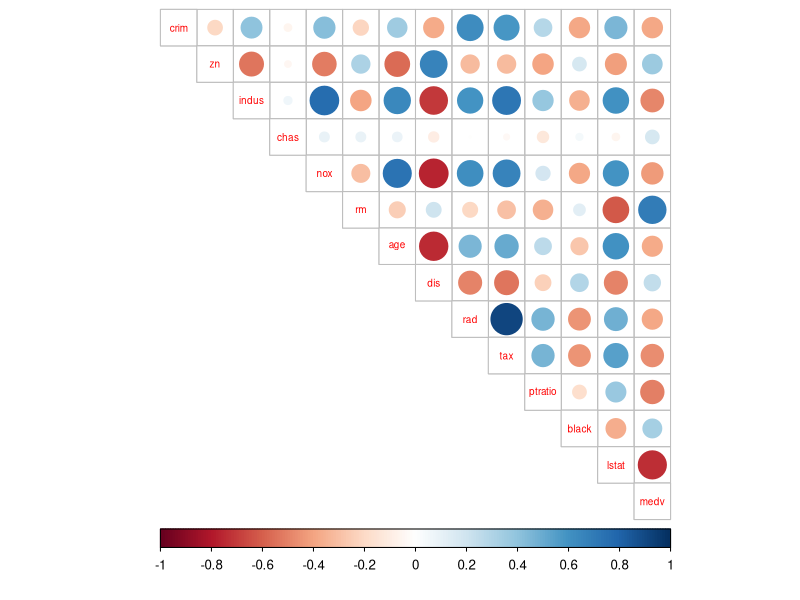
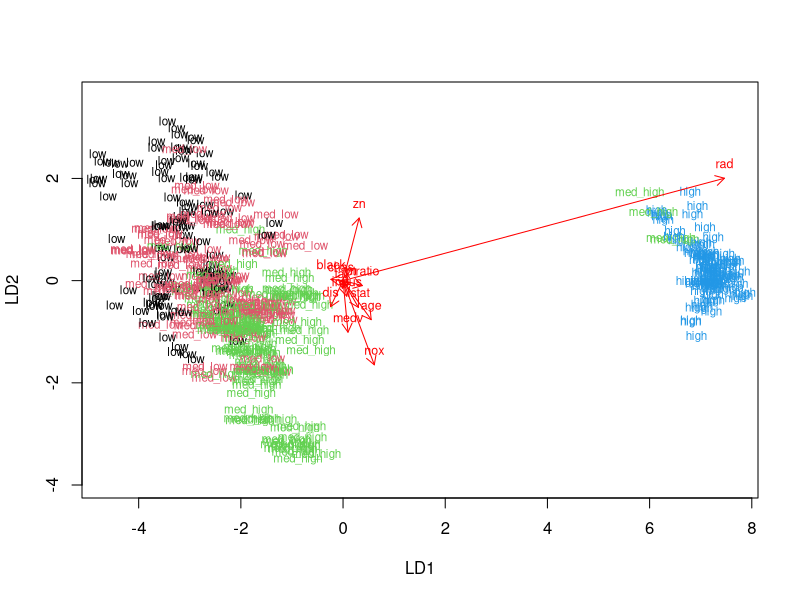
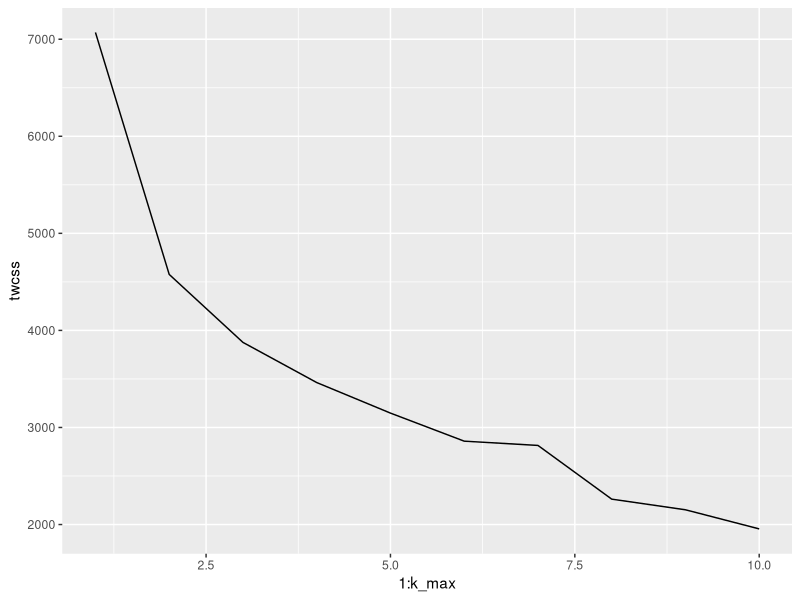
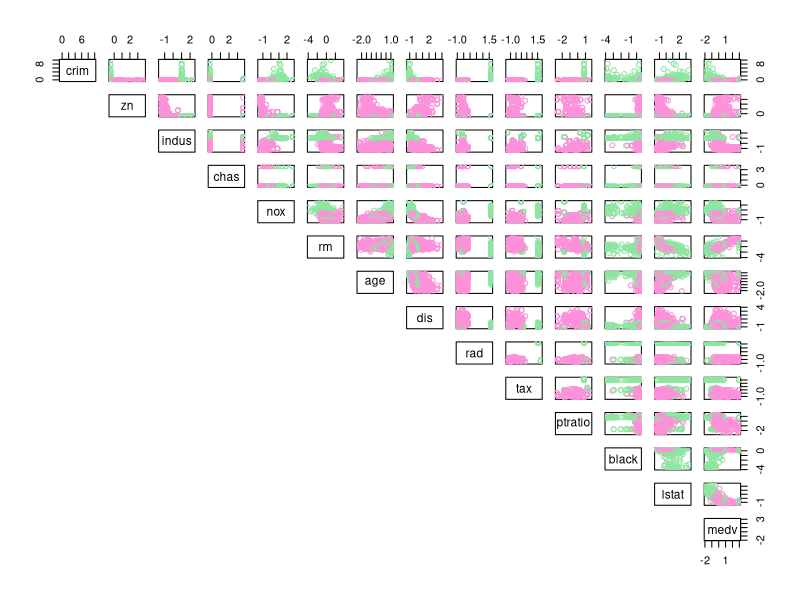

The R source for these figures, in order:
## ---- chunk 1
# Set working directory
setwd("Z:/Jatko-opinnot/IODS/IODS-project-1")
#setwd("C:/Users/sirja/Documents/IODS-project-1")

# Access needed libraries
library("MASS")
library("tidyverse")
library("corrplot")

## ---- chunk 2
# load the data
data("Boston")

# explore the dataset
str(Boston)
## ---- chunk 3
# calculate the correlation matrix and round it
cor_matrix<-cor(Boston) 

# print the correlation matrix
cor_matrix %>% round(digits = 2)

# visualize the correlation matrix
corrplot(cor_matrix, method="circle", type = "upper", cl.pos = "b", tl.pos = "d", tl.cex = 0.6)

## ---- chunk 4
# center and standardize variables
boston_scaled <- scale(Boston)

# summaries of the scaled variables
summary(boston_scaled)

# check the class of the boston_scaled object
class(boston_scaled)

# change the object to data frame
boston_scaled <- as.data.frame(boston_scaled)
# summary of the scaled crime rate
summary(boston_scaled$crim)

## ---- chunk 5
# create a quantile vector of crim and print it
bins <- quantile(boston_scaled$crim)
bins

# create a categorical variable 'crime'
crime <- cut(boston_scaled$crim, breaks = bins, include.lowest = TRUE, label = c("low", "med_low", "med_high", "high"))

# look at the table of the new factor crime
crime

# remove original crim from the dataset
boston_scaled <- dplyr::select(boston_scaled, -crim)

# add the new categorical value to scaled data
boston_scaled <- data.frame(boston_scaled, crime)

## ---- chunk 6
# number of rows in the Boston dataset 
n <- nrow(boston_scaled)

# choose randomly 80% of the rows
ind <- sample(n,  size = n * 0.8)

# create train set
train <- boston_scaled[ind,]

# create test set 
test <- boston_scaled[-ind,]

# save the correct classes from test data
correct_classes <- test$crime

# remove the crime variable from test data
test <- dplyr::select(test, -crime)
## ---- chunk 7
# linear discriminant analysis
lda.fit <- lda(crime ~ ., data = train)

# print the lda.fit object
lda.fit

# the function for lda biplot arrows
lda.arrows <- function(x, myscale = 1, arrow_heads = 0.1, color = "red", tex = 0.75, choices = c(1,2)){
  heads <- coef(x)
  arrows(x0 = 0, y0 = 0, 
         x1 = myscale * heads[,choices[1]], 
         y1 = myscale * heads[,choices[2]], col=color, length = arrow_heads)
  text(myscale * heads[,choices], labels = row.names(heads), 
       cex = tex, col=color, pos=3)
}

# target classes as numeric
classes <- as.numeric(train$crime)

# plot the lda results
plot(lda.fit, dimen = 2, col = classes, pch = classes)
lda.arrows(lda.fit, myscale = 2)

## ---- chunk 8
# predict classes with test data
lda.pred <- predict(lda.fit, newdata = test)

# cross tabulate the results
table(correct = correct_classes, predicted = lda.pred$class)
## ---- chunk 9
data(Boston)

# standardize the dataset
boston_scaled <- scale(Boston)
boston_scaled <- as.data.frame(boston_scaled)
## ---- chunk 10
# euclidean distance matrix
dist_eu <- dist(boston_scaled)

# look at the summary of the distances
summary(dist_eu)
## ---- chunk 11
# k-means clustering
km <-kmeans(boston_scaled, centers = 3)

## ---- chunk 12
set.seed(123)

# determine the number of clusters
k_max <- 10

# calculate the total within sum of squares
twcss <- sapply(1:k_max, function(k){kmeans(boston_scaled, k)$tot.withinss})

# visualize the results
qplot(x = 1:k_max, y = twcss, geom = 'line')
## ---- chunk 13
# k-means clustering
km <-kmeans(boston_scaled, centers = 2)

## ---- chunk 14
# plot the Boston dataset with clusters
pairs(boston_scaled, col = c("#fc90d9", "#8de6a0")[km$cluster], lower.panel = NULL) 

